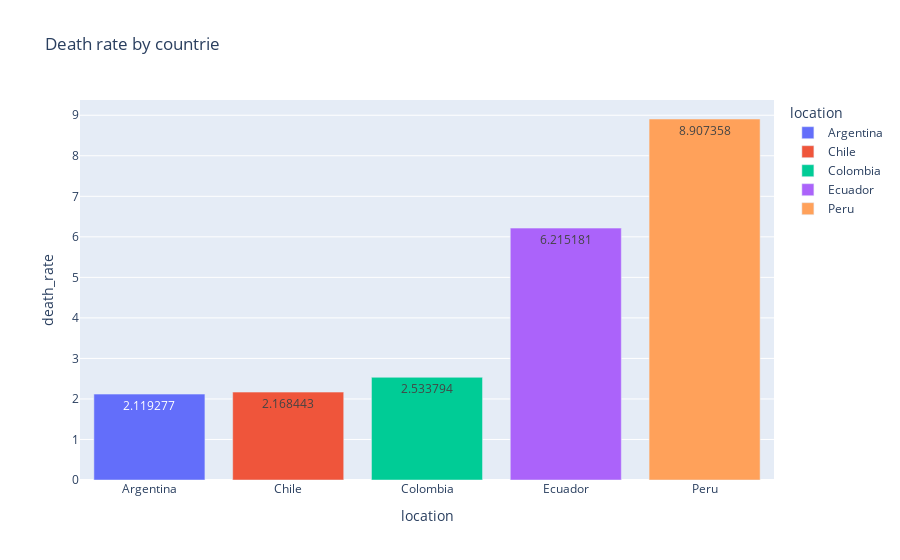

Notebook cell for this chart:
### Code cell
barras_rate = px.bar(df_1, x='location', y='death_rate', text='death_rate', title='Death rate by countrie', color='location')
barras_rate.show()

### Figure 1 — Plotly figure (JSON) as saved in the notebook; plotly's stock layout.template omitted (floating-point values rounded to 4 significant figures)
{"data": [{"alignmentgroup": "True", "hovertemplate": "location=%{x}<br>death_rate=%{text}<extra></extra>", "legendgroup": "Argentina", "marker": {"color": "#636efa", "pattern": {"shape": ""}}, "name": "Argentina", "offsetgroup": "Argentina", "orientation": "v", "showlegend": true, "text": [2.119], "textposition": "auto", "type": "bar", "x": ["Argentina"], "xaxis": "x", "y": [2.119], "yaxis": "y"}, {"alignmentgroup": "True", "hovertemplate": "location=%{x}<br>death_rate=%{text}<extra></extra>", "legendgroup": "Chile", "marker": {"color": "#EF553B", "pattern": {"shape": ""}}, "name": "Chile", "offsetgroup": "Chile", "orientation": "v", "showlegend": true, "text": [2.168], "textposition": "auto", "type": "bar", "x": ["Chile"], "xaxis": "x", "y": [2.168], "yaxis": "y"}, {"alignmentgroup": "True", "hovertemplate": "location=%{x}<br>death_rate=%{text}<extra></extra>", "legendgroup": "Colombia", "marker": {"color": "#00cc96", "pattern": {"shape": ""}}, "name": "Colombia", "offsetgroup": "Colombia", "orientation": "v", "showlegend": true, "text": [2.534], "textposition": "auto", "type": "bar", "x": ["Colombia"], "xaxis": "x", "y": [2.534], "yaxis": "y"}, {"alignmentgroup": "True", "hovertemplate": "location=%{x}<br>death_rate=%{text}<extra></extra>", "legendgroup": "Ecuador", "marker": {"color": "#ab63fa", "pattern": {"shape": ""}}, "name": "Ecuador", "offsetgroup": "Ecuador", "orientation": "v", "showlegend": true, "text": [6.215], "textposition": "auto", "type": "bar", "x": ["Ecuador"], "xaxis": "x", "y": [6.215], "yaxis": "y"}, {"alignmentgroup": "True", "hovertemplate": "location=%{x}<br>death_rate=%{text}<extra></extra>", "legendgroup": "Peru", "marker": {"color": "#FFA15A", "pattern": {"shape": ""}}, "name": "Peru", "offsetgroup": "Peru", "orientation": "v", "showlegend": true, "text": [8.907], "textposition": "auto", "type": "bar", "x": ["Peru"], "xaxis": "x", "y": [8.907], "yaxis": "y"}], "layout": {"barmode": "relative", "legend": {"title": {"text": "location"}, "tracegroupgap": 0}, "title": {"text": "Death rate by countrie"}, "xaxis": {"anchor": "y", "categoryarray": ["Argentina", "Chile", "Colombia", "Ecuador", "Peru"], "categoryorder": "array", "domain": [0, 1], "title": {"text": "location"}}, "yaxis": {"anchor": "x", "domain": [0, 1], "title": {"text": "death_rate"}}}}
